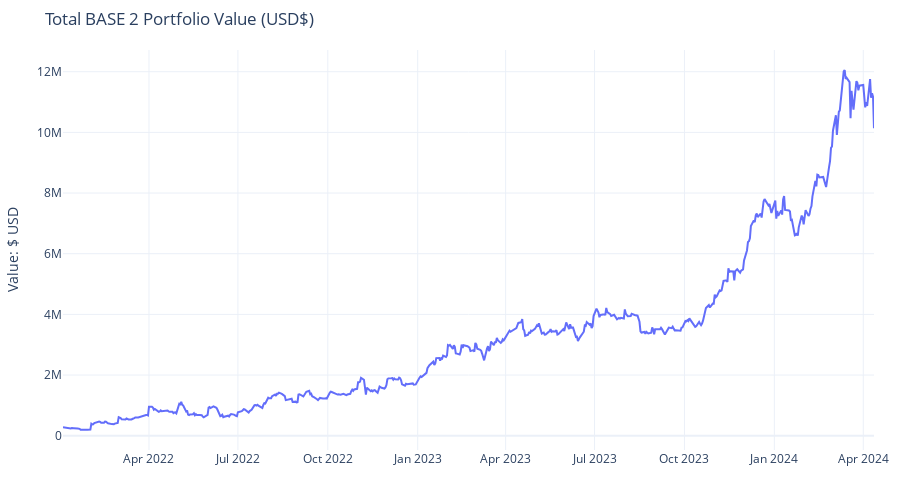

Notebook cell for this chart:
### Markdown cell above
Plotly Charts.

### Code cell
initial_date = '2022-01-01'  # do not use anything earlier than your first trade
plotly_prtfl_val = portf_allvalues[portf_allvalues.index > initial_date]
plotly_prtfl_val = plotly_prtfl_val[['portf_value', 'sp500_mktvalue', 'ptf_value_pctch',
                                     'sp500_pctch', 'ptf_value_diff', 'sp500_diff']].reset_index().round(2)
# calculating cumulative growth since initial date
plotly_prtfl_val['ptf_growth'] = plotly_prtfl_val.portf_value/plotly_prtfl_val['portf_value'].iloc[0]
plotly_prtfl_val['sp500_growth'] = plotly_prtfl_val.sp500_mktvalue/plotly_prtfl_val['sp500_mktvalue'].iloc[0]
plotly_prtfl_val.rename(columns={'index': 'date'}, inplace=True)  # needed for later

# Plotly part
CHART_THEME = 'plotly_white'  # others examples: seaborn, ggplot2, plotly_dark
chart_ptfl_value = go.Figure()  # generating a figure that will be updated in the following lines
chart_ptfl_value.add_trace(go.Scatter(x=plotly_prtfl_val.date, y=plotly_prtfl_val.portf_value,
                    mode='lines',  # you can also use "lines+markers", or just "markers"
                    name='Global Value'))
chart_ptfl_value.layout.template = CHART_THEME
chart_ptfl_value.layout.height=500
chart_ptfl_value.update_layout(margin = dict(t=50, b=50, l=25, r=25))  # this will help you optimize the chart space
chart_ptfl_value.update_layout(
    title='Total BASE 2 Portfolio Value (USD$)',
    xaxis_tickfont_size=12,
    yaxis=dict(
        title='Value: $ USD',
        titlefont_size=14,
        tickfont_size=12,
        ))
chart_ptfl_value.update_xaxes(rangeslider_visible=False)
chart_ptfl_value.update_layout(showlegend=False)
chart_ptfl_value.show()

### Figure 1 — Plotly figure (JSON) as saved in the notebook; plotly's stock layout.template omitted (floating-point values rounded to 4 significant figures; data arrays with more than 128 entries replaced by an {"elided": "..."} marker saying what was removed)
{"data": [{"mode": "lines", "name": "Global Value", "type": "scatter", "x": {"elided": "572 str values"}, "y": {"elided": "572 float values"}}], "layout": {"height": 500, "margin": {"b": 50, "l": 25, "r": 25, "t": 50}, "showlegend": false, "title": {"text": "Total BASE 2 Portfolio Value (USD$)"}, "xaxis": {"rangeslider": {"visible": false}, "tickfont": {"size": 12}}, "yaxis": {"tickfont": {"size": 12}, "title": {"font": {"size": 14}, "text": "Value: $ USD"}}}}
